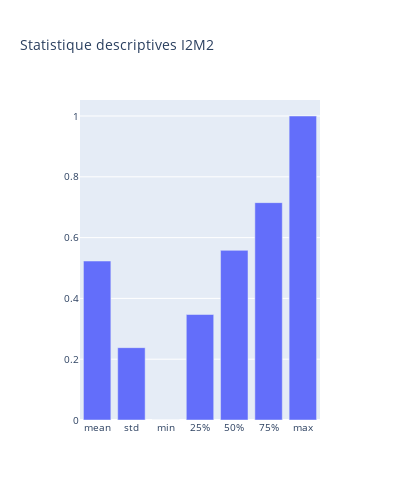

Write notebook code for a chart like this one.
### Markdown cell above
Le seuil est respecté pour sur l'ensemble des données.

### Code cell
# Statistiques descriptives de I2M2
desc_stats = df_hydrobio['I2M2'].describe()
desc_stats.drop(['count'], inplace=True)

fig = go.Figure()
fig.add_trace(go.Bar(x=desc_stats.index, y=desc_stats.values))

fig.update_layout(height=500, width=400, font_size=10, title="Statistique descriptives I2M2", showlegend=False)

fig.show()

### Figure 1 — Plotly figure (JSON) as saved in the notebook; plotly's stock layout.template omitted (floating-point values rounded to 4 significant figures)
{"data": [{"type": "bar", "x": ["mean", "std", "min", "25%", "50%", "75%", "max"], "y": [0.5229, 0.2379, 0, 0.347, 0.558, 0.715, 1]}], "layout": {"font": {"size": 10}, "height": 500, "showlegend": false, "title": {"text": "Statistique descriptives I2M2"}, "width": 400}}
